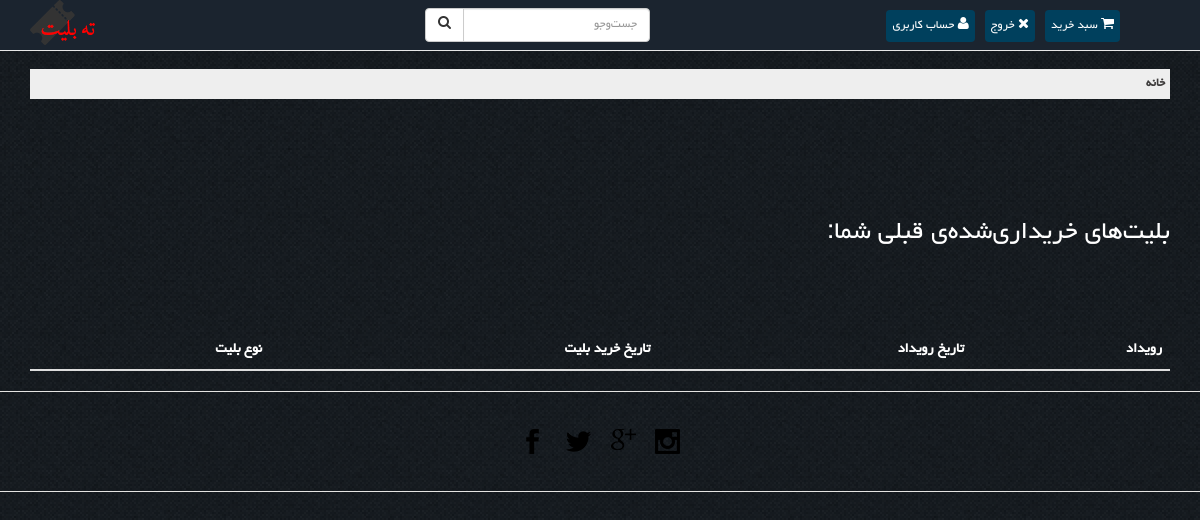
Page /my-tickets/ (signed in) on the earlier database version.
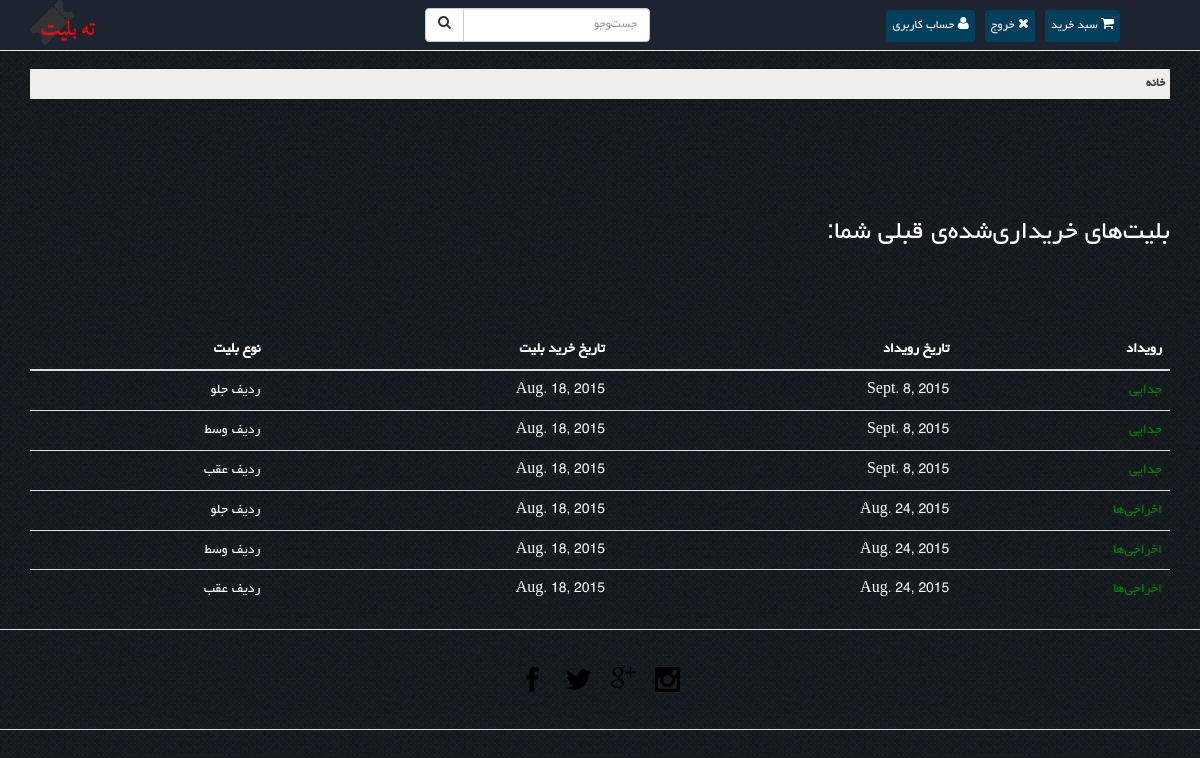
Same page on the later database version.
### Event/models.py (models this page shows, shortened)
class BoughtTicket(models.Model):
    ticket = models.ForeignKey(Ticket)
    buyer = models.ForeignKey(UserProfile)
    date = models.DateField(default=date.today, blank=True)
    serial_no = models.BigIntegerField(null=True, blank=True)
    count = models.IntegerField(default=1)
    payed = models.BooleanField(default=False)
    payment = models.ForeignKey('Payment', null=True, blank=True)

class Ticket(models.Model):
    event = models.ForeignKey(Event)
    type = models.CharField(max_length=20)
    capacity = models.IntegerField(default=0)
    price = models.IntegerField(default=0)

class Event(models.Model):
    title = models.CharField(max_length=40)
    description = models.CharField(max_length=100)
    date = models.DateField(default=date.today, blank=True)
    time = models.TimeField(default=now().time(), blank=True)
    venue = models.ForeignKey(Venue)
    type = models.ForeignKey(Type, default=1)
    sub_type = models.ForeignKey(SubType)
    rate = models.ManyToManyField(UserProfile, through="TicketRate")
    favorites = models.ManyToManyField(UserProfile, related_name="favorites")

### User/views.py (the view)
# urls.py: url(r'^my-tickets/', 'User.views.user_tickets'),
@user_login_required(login_url='/')
def user_tickets(request):
    user = request.user
    return render(request, 'user_tickets.html', {
        'bought_tickets': BoughtTicket.objects.filter(buyer=user.userprofile).filter(payed=True),
        'login_form': LoginForm()
    })

### Ticket/forms.py
class LoginForm(forms.ModelForm):
    class Meta:
        model = User
        fields = ['username', 'password']
        labels = {
            'username': 'نام کاربری',
            'password': 'رمز عبور',
        }
        widgets = {
            'password': forms.PasswordInput()
        }

### Ticket/templates/user_tickets.html (shortened to what this page needs)
{% extends 'general_template.html' %}
{% block header_extension %}
    {% load static %}
{% endblock %}
{% block main_content %}
    <div class="arriv">
    <div class="container">
        <h2 style="padding-top: 50px; padding-bottom: 70px;">
            بلیت‌های خریداری‌شده‌ی قبلی شما:
        </h2>
        <table class="table">
            <thead>
            <th>رویداد</th>
            <th>تاریخ رویداد</th>
            <th>تاریخ خرید بلیت</th>
            <th>نوع بلیت</th>
            </thead>
            <tbody>
            {% for bt in bought_tickets %}
                <tr class="clickable-row" data-href="/ticket/{{ bt.id }}/">
                <td>
                    <a href="/ticket/{{ bt.id }}/" style="color: green">{{ bt.ticket.event.title }}</a>
                </td>
                <td>
                    {{ bt.ticket.event.date }}
                </td>
                <td>
                    {{ bt.date }}
                </td>
                <td>
                    {{ bt.ticket.type }}
                </td>
                </tr>
            {% endfor %}
            </tbody>
        </table>
    </div>
    </div>
{% endblock %}

### Ticket/templates/general_template.html (shortened to what this page needs)
<!DOCTYPE HTML>
<html>
<head>
    {% load static %}
    <link href="{% static "css/bootstrap.css" %}" rel='stylesheet' type='text/css'/>
    <link rel="stylesheet" href="{% static "fonts/font-awesome-4.3.0/css/font-awesome.min.css" %}"/>
    <link href="{% static "css/style.css" %}" rel='stylesheet' type='text/css'/>
    <link href="{% static "css/general_template.css" %}" rel='stylesheet' type='text/css'/>
    <link href="{% static "css/two_level_menu.css" %}" rel='stylesheet' type='text/css'/>
    <link href="{% static "css/megamenu.css" %}" rel="stylesheet" type="text/css" media="all"/>
    <link rel="stylesheet" type="text/css" href="{% static "engine0/style.css" %}"/>
</head>
<body dir="rtl">
<nav class="navbar navbar-default navbar-fixed-top" id="nav-container">
    <div class="container">
        <div class="navbar-header page-scroll">
            <a class="navbar-brand" href="#top" style="padding-top: 0;">
                <img src="{% static "images/logo-small.png" %}">
            </a>
        </div>
        <div class="collapse navbar-collapse" id="bs-example-navbar-collapse-1">
            <ul class="nav navbar-nav navbar-right">
                {% if user.is_authenticated %}
                    {% block logout_btn %}
                        <li>
                            <a id="profile_text" class="btn btn-ticket" style="color: #ffffff;padding: 5px;" href="/user-profile/">
                                <i class="fa fa-user"></i>
حساب کاربری
                            </a>
                        </li>
                        <li>
                            <a id="logout_text" class="btn btn-ticket" style="color: #ffffff;padding: 5px;" href="/logout/">
                                <i class="fa fa-close"></i>
خروج
                            </a>
                        </li>
                    {% endblock %}
                {% endif %}
                <li>
                    <a href="/checkout/" class="btn btn-ticket" style="color: #ffffff;padding: 5px;">
                        <i class="fa fa-shopping-cart"></i>
                        سبد خرید
                    </a>
                </li>
            </ul>
            <div class="col-sm-3 col-md-3 col-md-offset-3" dir="ltr">
                <form class="navbar-form" role="search" action="/search">
                    <div class="input-group">
                        <div class="input-group-btn">
                            <button class="btn btn-default" type="submit"><i class="fa fa-search"></i></button>
                        </div>
                        <input type="text" class="form-control" placeholder="جست‌وجو" name="q" id="srch-term"
                               dir="rtl">
                    </div>
                </form>
            </div>
        </div>
    </div>
</nav>
<div class="header_bg">
    <div class="container">
        <br/><br/>
        <ul class="top-level-menu my-menu skyblue">
            <li>
                <a class="color1" href="/">خانه</a>
            </li>
        </ul>
    </div>
</div>
{% block main_content %}  {% endblock %}
<div class="foot-top" dir="ltr">
    <div class="container">
        <div class="s-c" style="text-align: center;">
            <li>
                <div class="social-ic">
                    <ul>
                        <li><a href="#"><i class="facebok"> </i></a></li>
                        <li><a href="#"><i class="twiter"> </i></a></li>
                        <li><a href="#"><i class="goog"> </i></a></li>
                        <li><a href="#"><i class="be"> </i></a></li>
                    </ul>
                </div>
            </li>
        </div>
    </div>
</div>
</body>

### Ticket/static/css/general_template.css (style rules this page uses)
body, h1, h2, h3, h4, h5, h6, li, a { font-family: myFontFamily !important; }

### Ticket/static/css/two_level_menu.css (style rules this page uses)
.top-level-menu { list-style: none; padding: 0px; margin: 0px; }
.top-level-menu > li { position: relative; float: right; height: 30px; width: 150px; padding-right: 5px; background: #EEEEEE; }
.top-level-menu a { font: bold 14px Arial, Helvetica, sans-serif; color: #222222; text-decoration: none; padding: 0 0 0 10px; display: block; line-height: 30px; }

### Ticket/static/css/megamenu.css (style rules this page uses)
.skyblue li>a,.skyblue>li.showhide span { color:#3f3d3d }

### Ticket/templates/user_tickets.html (style rules this page uses)
th { text-align: right; }

Differences in the rows shown:
added BoughtTicket: ticket.event "جدایی", ticket.event "Sept. 8, 2015", date "Aug. 18, 2015", ticket.type "ردیف جلو"
added BoughtTicket: ticket.event "جدایی", ticket.event "Sept. 8, 2015", date "Aug. 18, 2015", ticket.type "ردیف وسط"
added BoughtTicket: ticket.event "جدایی", ticket.event "Sept. 8, 2015", date "Aug. 18, 2015", ticket.type "ردیف عقب"
added BoughtTicket: ticket.event "اخراجی‌ها", ticket.event "Aug. 24, 2015", date "Aug. 18, 2015", ticket.type "ردیف جلو"
added BoughtTicket: ticket.event "اخراجی‌ها", ticket.event "Aug. 24, 2015", date "Aug. 18, 2015", ticket.type "ردیف وسط"
added BoughtTicket: ticket.event "اخراجی‌ها", ticket.event "Aug. 24, 2015", date "Aug. 18, 2015", ticket.type "ردیف عقب"
